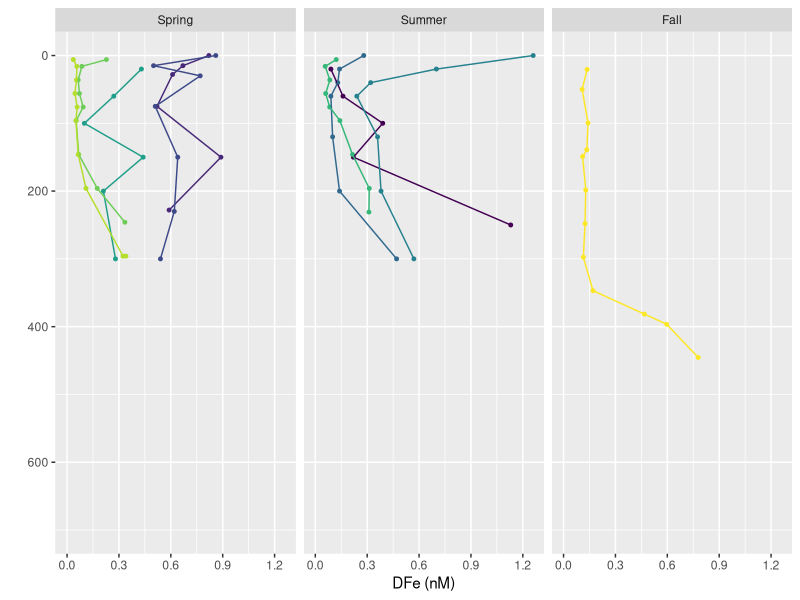
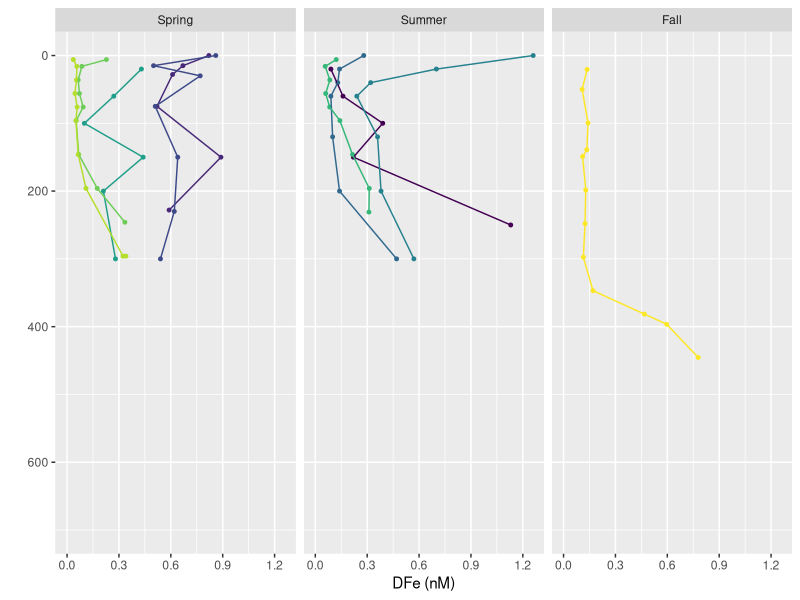

Recreate these plots in R, in order.
# Load required libraries
library(readxl)
library(tidyverse)

# Read the Excel file using the first row as column names
DFe_data <- read_excel("DFe_summary.xlsx", col_names = TRUE)

# Convert the first column to Date format (assuming the column name is "Date")
DFe_data$Date <- as.Date(DFe_data$Date, format = "%m/%d/%y")

# Ensure the second column is a factor (assuming the column name is "Season")
DFe_data$Season <- factor(DFe_data$Season, levels = c("Spring", "Summer", "Fall"))

# Sort the data by Date, Season, and Depth to ensure correct ordering
DFe_data <- DFe_data %>%
  arrange(Date, Season, Depth)

# Plot the data by season, ensuring Depth determines the order of connection
ggplot(DFe_data, aes(x = DFe, y = Depth, group = Date, color = as.factor(Date))) +
  geom_point(size = 1, show.legend = FALSE) +  # Disable legend for points
  geom_path(show.legend = FALSE) +  # Disable legend for paths
  scale_color_viridis_d() +
  facet_wrap(~ Season) +
  scale_y_continuous(trans = "reverse", limits = c(700, 0)) +
  scale_x_continuous(
    limits = c(-0.005, 1.26),
    breaks = c(0, 0.3, 0.6, 0.9, 1.2),
    labels = c("0.0", "0.3", "0.6", "0.9", "1.2")
  ) +
  xlab("DFe (nM)") +
  ylab("")  # Adjusted y-label for an empty string



# save the plot to a png file
ggsave("dFe_historical_with_lines.png", width = 10, height = 4.25, units = c("cm"), dpi = 1200, bg = "white", scale = 1.5)
